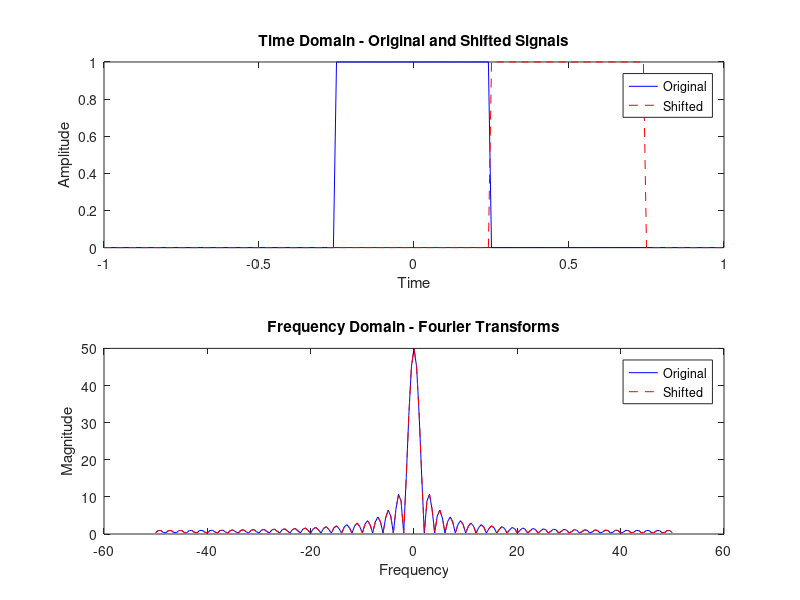

This figure's MATLAB source:
% Time Shifting Property
% Original signal
t = -1:0.01:1;
x = rectpuls(t, 0.5); % Rectangular pulse
% Time shift
t0 = 0.5;
x_shifted = rectpuls(t - t0, 0.5); % Shifted pulse
% Fourier Transform of the original signal
X = fft(x);
% Fourier Transform of the shifted signal
X_shifted = fft(x_shifted);
% Plot the original and shifted signals in time domain
subplot(2, 1, 1);
plot(t, x, 'b', t, x_shifted, 'r--');
title('Time Domain - Original and Shifted Signals');
legend('Original', 'Shifted');
xlabel('Time');
ylabel('Amplitude');
% Plot the Fourier Transforms in frequency domain
subplot(2, 1, 2);
f = linspace(-50, 50, length(X));
plot(f, abs(fftshift(X)), 'b', f, abs(fftshift(X_shifted)), 'r--');
title('Frequency Domain - Fourier Transforms');
legend('Original', 'Shifted');
xlabel('Frequency');
ylabel('Magnitude');